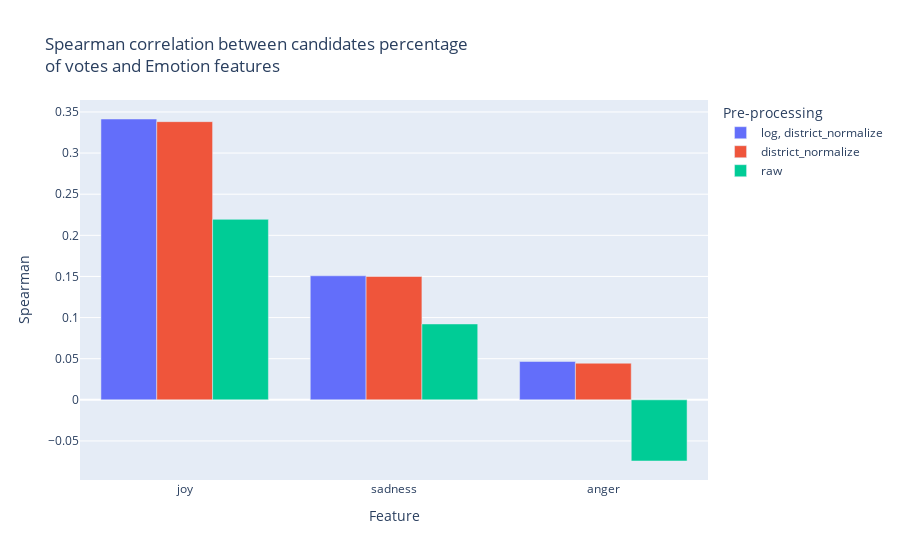
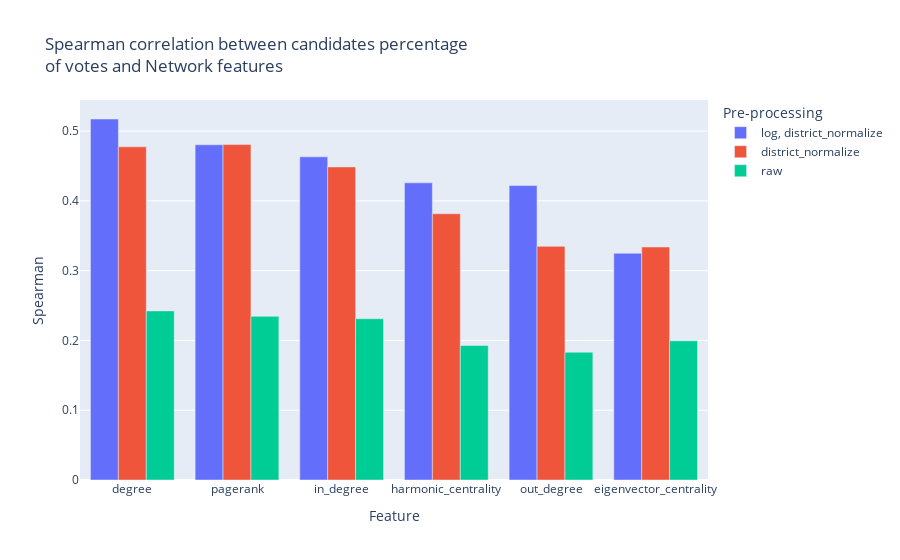
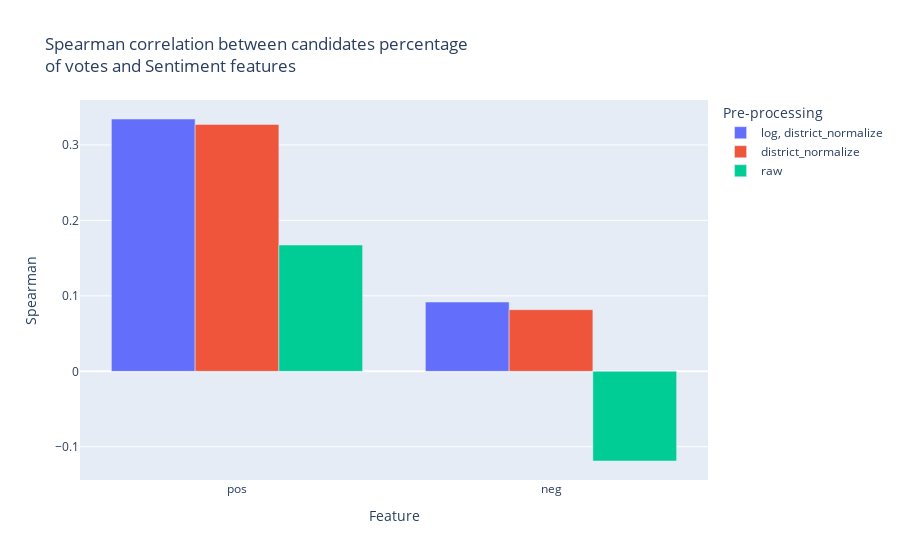
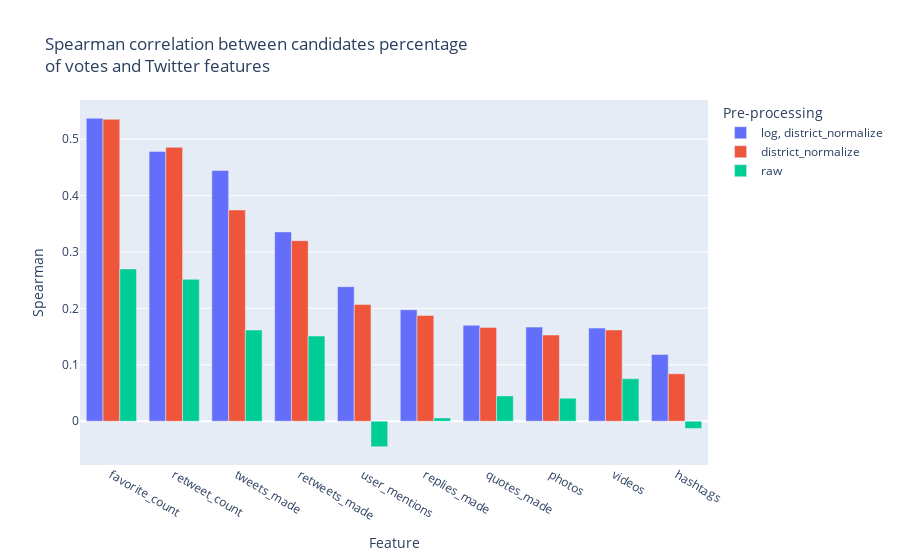

Notebook code cell kept with these figures, in order:
### Markdown cell above
#### Spearman

### Code cell
for group, df in base_corr_df.groupby("type"):
  px.bar(df.sort_values("spearman", ascending=False), 
    x="column", y="spearman", color="permutation", 
    barmode="group", title=f"Spearman correlation between candidates percentage<br>of votes and {group}s", labels={"column": "Feature", "spearman":"Spearman", "permutation":"Pre-processing"}).show()

### Figure 1 — Plotly figure (JSON) as saved in the notebook; plotly's stock layout.template omitted (floating-point values rounded to 4 significant figures)
{"data": [{"alignmentgroup": "True", "hovertemplate": "Pre-processing=log, district_normalize<br>Feature=%{x}<br>Spearman=%{y}<extra></extra>", "legendgroup": "log, district_normalize", "marker": {"color": "#636efa", "pattern": {"shape": ""}}, "name": "log, district_normalize", "offsetgroup": "log, district_normalize", "orientation": "v", "showlegend": true, "textposition": "auto", "type": "bar", "x": ["joy", "sadness", "anger"], "xaxis": "x", "y": [0.3414, 0.1508, 0.04661], "yaxis": "y"}, {"alignmentgroup": "True", "hovertemplate": "Pre-processing=district_normalize<br>Feature=%{x}<br>Spearman=%{y}<extra></extra>", "legendgroup": "district_normalize", "marker": {"color": "#EF553B", "pattern": {"shape": ""}}, "name": "district_normalize", "offsetgroup": "district_normalize", "orientation": "v", "showlegend": true, "textposition": "auto", "type": "bar", "x": ["joy", "sadness", "anger"], "xaxis": "x", "y": [0.3382, 0.15, 0.04449], "yaxis": "y"}, {"alignmentgroup": "True", "hovertemplate": "Pre-processing=raw<br>Feature=%{x}<br>Spearman=%{y}<extra></extra>", "legendgroup": "raw", "marker": {"color": "#00cc96", "pattern": {"shape": ""}}, "name": "raw", "offsetgroup": "raw", "orientation": "v", "showlegend": true, "textposition": "auto", "type": "bar", "x": ["joy", "sadness", "anger"], "xaxis": "x", "y": [0.2194, 0.09224, -0.07437], "yaxis": "y"}], "layout": {"barmode": "group", "legend": {"title": {"text": "Pre-processing"}, "tracegroupgap": 0}, "title": {"text": "Spearman correlation between candidates percentage<br>of votes and Emotion features"}, "xaxis": {"anchor": "y", "domain": [0, 1], "title": {"text": "Feature"}}, "yaxis": {"anchor": "x", "domain": [0, 1], "title": {"text": "Spearman"}}}}

### Figure 2 — Plotly figure (JSON) as saved in the notebook; plotly's stock layout.template omitted (floating-point values rounded to 4 significant figures)
{"data": [{"alignmentgroup": "True", "hovertemplate": "Pre-processing=log, district_normalize<br>Feature=%{x}<br>Spearman=%{y}<extra></extra>", "legendgroup": "log, district_normalize", "marker": {"color": "#636efa", "pattern": {"shape": ""}}, "name": "log, district_normalize", "offsetgroup": "log, district_normalize", "orientation": "v", "showlegend": true, "textposition": "auto", "type": "bar", "x": ["degree", "pagerank", "in_degree", "harmonic_centrality", "out_degree", "eigenvector_centrality"], "xaxis": "x", "y": [0.5173, 0.4804, 0.4631, 0.4259, 0.4219, 0.3249], "yaxis": "y"}, {"alignmentgroup": "True", "hovertemplate": "Pre-processing=district_normalize<br>Feature=%{x}<br>Spearman=%{y}<extra></extra>", "legendgroup": "district_normalize", "marker": {"color": "#EF553B", "pattern": {"shape": ""}}, "name": "district_normalize", "offsetgroup": "district_normalize", "orientation": "v", "showlegend": true, "textposition": "auto", "type": "bar", "x": ["pagerank", "degree", "in_degree", "harmonic_centrality", "out_degree", "eigenvector_centrality"], "xaxis": "x", "y": [0.4807, 0.4775, 0.4487, 0.3815, 0.3348, 0.3339], "yaxis": "y"}, {"alignmentgroup": "True", "hovertemplate": "Pre-processing=raw<br>Feature=%{x}<br>Spearman=%{y}<extra></extra>", "legendgroup": "raw", "marker": {"color": "#00cc96", "pattern": {"shape": ""}}, "name": "raw", "offsetgroup": "raw", "orientation": "v", "showlegend": true, "textposition": "auto", "type": "bar", "x": ["degree", "pagerank", "in_degree", "eigenvector_centrality", "harmonic_centrality", "out_degree"], "xaxis": "x", "y": [0.2423, 0.2346, 0.2312, 0.1995, 0.1927, 0.1831], "yaxis": "y"}], "layout": {"barmode": "group", "legend": {"title": {"text": "Pre-processing"}, "tracegroupgap": 0}, "title": {"text": "Spearman correlation between candidates percentage<br>of votes and Network features"}, "xaxis": {"anchor": "y", "domain": [0, 1], "title": {"text": "Feature"}}, "yaxis": {"anchor": "x", "domain": [0, 1], "title": {"text": "Spearman"}}}}

### Figure 3 — Plotly figure (JSON) as saved in the notebook; plotly's stock layout.template omitted (floating-point values rounded to 4 significant figures)
{"data": [{"alignmentgroup": "True", "hovertemplate": "Pre-processing=log, district_normalize<br>Feature=%{x}<br>Spearman=%{y}<extra></extra>", "legendgroup": "log, district_normalize", "marker": {"color": "#636efa", "pattern": {"shape": ""}}, "name": "log, district_normalize", "offsetgroup": "log, district_normalize", "orientation": "v", "showlegend": true, "textposition": "auto", "type": "bar", "x": ["pos", "neg"], "xaxis": "x", "y": [0.3344, 0.09181], "yaxis": "y"}, {"alignmentgroup": "True", "hovertemplate": "Pre-processing=district_normalize<br>Feature=%{x}<br>Spearman=%{y}<extra></extra>", "legendgroup": "district_normalize", "marker": {"color": "#EF553B", "pattern": {"shape": ""}}, "name": "district_normalize", "offsetgroup": "district_normalize", "orientation": "v", "showlegend": true, "textposition": "auto", "type": "bar", "x": ["pos", "neg"], "xaxis": "x", "y": [0.3272, 0.08165], "yaxis": "y"}, {"alignmentgroup": "True", "hovertemplate": "Pre-processing=raw<br>Feature=%{x}<br>Spearman=%{y}<extra></extra>", "legendgroup": "raw", "marker": {"color": "#00cc96", "pattern": {"shape": ""}}, "name": "raw", "offsetgroup": "raw", "orientation": "v", "showlegend": true, "textposition": "auto", "type": "bar", "x": ["pos", "neg"], "xaxis": "x", "y": [0.1674, -0.1188], "yaxis": "y"}], "layout": {"barmode": "group", "legend": {"title": {"text": "Pre-processing"}, "tracegroupgap": 0}, "title": {"text": "Spearman correlation between candidates percentage<br>of votes and Sentiment features"}, "xaxis": {"anchor": "y", "domain": [0, 1], "title": {"text": "Feature"}}, "yaxis": {"anchor": "x", "domain": [0, 1], "title": {"text": "Spearman"}}}}

### Figure 4 — Plotly figure (JSON) as saved in the notebook; plotly's stock layout.template omitted (floating-point values rounded to 4 significant figures)
{"data": [{"alignmentgroup": "True", "hovertemplate": "Pre-processing=log, district_normalize<br>Feature=%{x}<br>Spearman=%{y}<extra></extra>", "legendgroup": "log, district_normalize", "marker": {"color": "#636efa", "pattern": {"shape": ""}}, "name": "log, district_normalize", "offsetgroup": "log, district_normalize", "orientation": "v", "showlegend": true, "textposition": "auto", "type": "bar", "x": ["favorite_count", "retweet_count", "tweets_made", "retweets_made", "user_mentions", "replies_made", "quotes_made", "photos", "videos", "hashtags"], "xaxis": "x", "y": [0.5369, 0.4779, 0.4443, 0.3355, 0.2384, 0.1975, 0.17, 0.1668, 0.165, 0.1182], "yaxis": "y"}, {"alignmentgroup": "True", "hovertemplate": "Pre-processing=district_normalize<br>Feature=%{x}<br>Spearman=%{y}<extra></extra>", "legendgroup": "district_normalize", "marker": {"color": "#EF553B", "pattern": {"shape": ""}}, "name": "district_normalize", "offsetgroup": "district_normalize", "orientation": "v", "showlegend": true, "textposition": "auto", "type": "bar", "x": ["favorite_count", "retweet_count", "tweets_made", "retweets_made", "user_mentions", "replies_made", "quotes_made", "videos", "photos", "hashtags"], "xaxis": "x", "y": [0.5351, 0.4854, 0.3743, 0.32, 0.2067, 0.1874, 0.166, 0.1618, 0.1528, 0.08401], "yaxis": "y"}, {"alignmentgroup": "True", "hovertemplate": "Pre-processing=raw<br>Feature=%{x}<br>Spearman=%{y}<extra></extra>", "legendgroup": "raw", "marker": {"color": "#00cc96", "pattern": {"shape": ""}}, "name": "raw", "offsetgroup": "raw", "orientation": "v", "showlegend": true, "textposition": "auto", "type": "bar", "x": ["favorite_count", "retweet_count", "tweets_made", "retweets_made", "videos", "quotes_made", "photos", "replies_made", "hashtags", "user_mentions"], "xaxis": "x", "y": [0.2699, 0.2515, 0.1616, 0.1509, 0.07533, 0.04472, 0.04074, 0.005718, -0.01275, -0.04527], "yaxis": "y"}], "layout": {"barmode": "group", "legend": {"title": {"text": "Pre-processing"}, "tracegroupgap": 0}, "title": {"text": "Spearman correlation between candidates percentage<br>of votes and Twitter features"}, "xaxis": {"anchor": "y", "domain": [0, 1], "title": {"text": "Feature"}}, "yaxis": {"anchor": "x", "domain": [0, 1], "title": {"text": "Spearman"}}}}
